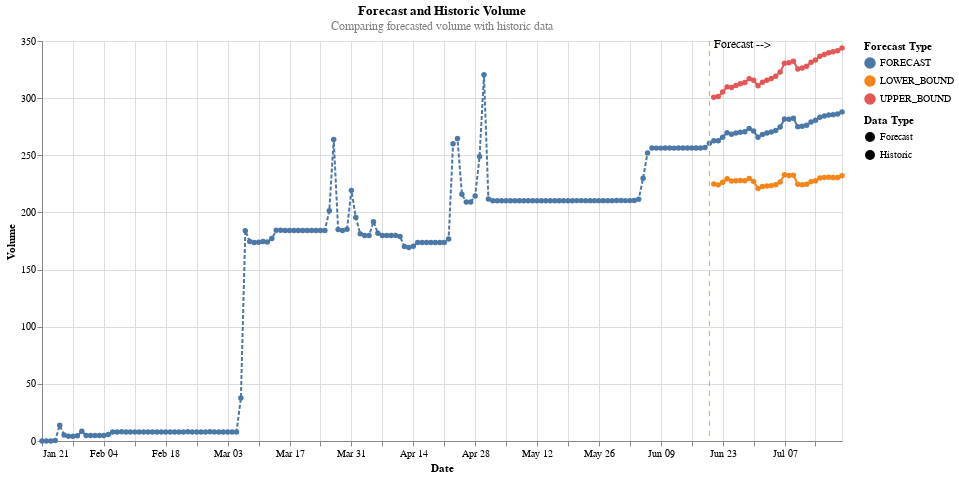
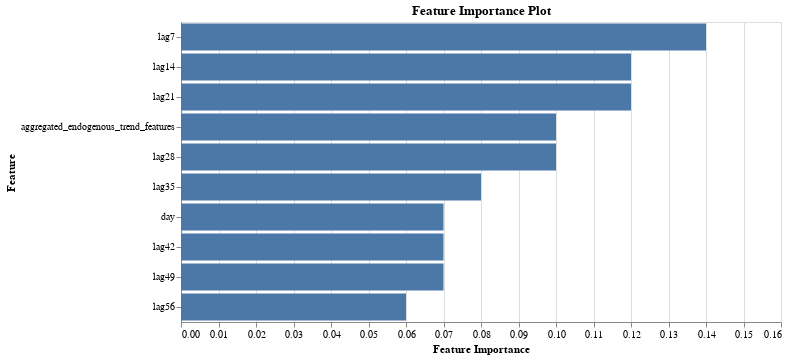

Notebook code for these charts, in order:
### Code cell
#| skip
# Run Forecast
forecast_model = SnowflakeMLForecast(
    config_file='./cortex_forecast/files/yaml/storage_forecast_config.yaml',
    connection_config={
        'user': os.getenv('SNOWFLAKE_USER'),
        'password': os.getenv('SNOWFLAKE_PASSWORD'),
        'account': os.getenv('SNOWFLAKE_ACCOUNT'),
        'database': 'CORTEX',
        'warehouse': 'CORTEX_WH',
        'schema': 'DEV',
        'role': 'CORTEX_USER_ROLE'  # Use the desired role
    }
)
forecast_data = forecast_model.create_and_run_forecast()
forecasting_period = 30
confidence_interval = 0.95
forecast_model.generate_forecast_and_visualization(forecasting_period, confidence_interval)

### Figure 1 — Vega-Lite specification as saved in the notebook (floating-point values rounded to 4 significant figures; data arrays with more than 128 entries replaced by an {"elided": "..."} marker saying what was removed)
{"config": {"view": {"continuousWidth": 300, "continuousHeight": 300}}, "layer": [{"data": {"name": "data-d909632c82f78d7a3125eb9ba2a48a37"}, "mark": {"type": "line", "point": true}, "encoding": {"color": {"field": "Value Type", "legend": {"title": "Forecast Type"}, "type": "nominal"}, "strokeDash": {"field": "Type", "legend": {"title": "Data Type"}, "type": "nominal"}, "x": {"axis": {"title": "Date"}, "field": "TS", "type": "temporal"}, "y": {"field": "Volume", "type": "quantitative"}}, "title": {"text": ["Forecast and Historic Volume"], "subtitle": ["Comparing forecasted volume with historic data"], "color": "black", "subtitleColor": "gray"}}, {"data": {"name": "data-f0d2b6e7aafeef5173e2714a1bb1cd2e"}, "mark": {"type": "rule", "color": "orange", "strokeDash": [5, 5]}, "encoding": {"x": {"field": "x", "type": "temporal"}}}, {"data": {"name": "data-f4de9d83e19ab9083b7a6cbede0e1d73"}, "mark": {"type": "text", "align": "left", "baseline": "bottom", "dx": 5, "dy": 5, "fontSize": 12}, "encoding": {"text": {"field": "label", "type": "nominal"}, "x": {"field": "x", "type": "temporal"}, "y": {"value": 5}}}], "height": 400, "width": 800, "$schema": "https://vega.github.io/schema/vega-lite/v5.17.0.json", "datasets": {"data-d909632c82f78d7a3125eb9ba2a48a37": {"elided": "242 records"}, "data-f0d2b6e7aafeef5173e2714a1bb1cd2e": [{"x": "2024-06-20T00:00:00"}], "data-f4de9d83e19ab9083b7a6cbede0e1d73": [{"x": "2024-06-20T00:00:00", "label": "Forecast -->"}]}}

### Figure 2 — Vega-Lite specification as saved in the notebook (floating-point values rounded to 4 significant figures)
{"config": {"view": {"continuousWidth": 300, "continuousHeight": 300}}, "data": {"name": "data-81b6def8000f103b5c9c0b11c8fd0e0b"}, "mark": {"type": "bar"}, "encoding": {"x": {"field": "SCORE", "title": "Feature Importance", "type": "quantitative"}, "y": {"field": "FEATURE_NAME", "sort": "-x", "title": "Feature", "type": "nominal"}}, "height": 300, "title": "Feature Importance Plot", "width": 600, "$schema": "https://vega.github.io/schema/vega-lite/v5.17.0.json", "datasets": {"data-81b6def8000f103b5c9c0b11c8fd0e0b": [{"RANK": 1, "FEATURE_NAME": "lag7", "SCORE": 0.14, "FEATURE_TYPE": "derived_from_endogenous"}, {"RANK": 2, "FEATURE_NAME": "lag14", "SCORE": 0.12, "FEATURE_TYPE": "derived_from_endogenous"}, {"RANK": 3, "FEATURE_NAME": "lag21", "SCORE": 0.12, "FEATURE_TYPE": "derived_from_endogenous"}, {"RANK": 4, "FEATURE_NAME": "aggregated_endogenous_trend_features", "SCORE": 0.1, "FEATURE_TYPE": "derived_from_endogenous"}, {"RANK": 5, "FEATURE_NAME": "lag28", "SCORE": 0.1, "FEATURE_TYPE": "derived_from_endogenous"}, {"RANK": 6, "FEATURE_NAME": "lag35", "SCORE": 0.08, "FEATURE_TYPE": "derived_from_endogenous"}, {"RANK": 7, "FEATURE_NAME": "day", "SCORE": 0.07, "FEATURE_TYPE": "derived_from_timestamp"}, {"RANK": 8, "FEATURE_NAME": "lag42", "SCORE": 0.07, "FEATURE_TYPE": "derived_from_endogenous"}, {"RANK": 9, "FEATURE_NAME": "lag49", "SCORE": 0.07, "FEATURE_TYPE": "derived_from_endogenous"}, {"RANK": 10, "FEATURE_NAME": "lag56", "SCORE": 0.06, "FEATURE_TYPE": "derived_from_endogenous"}]}}
